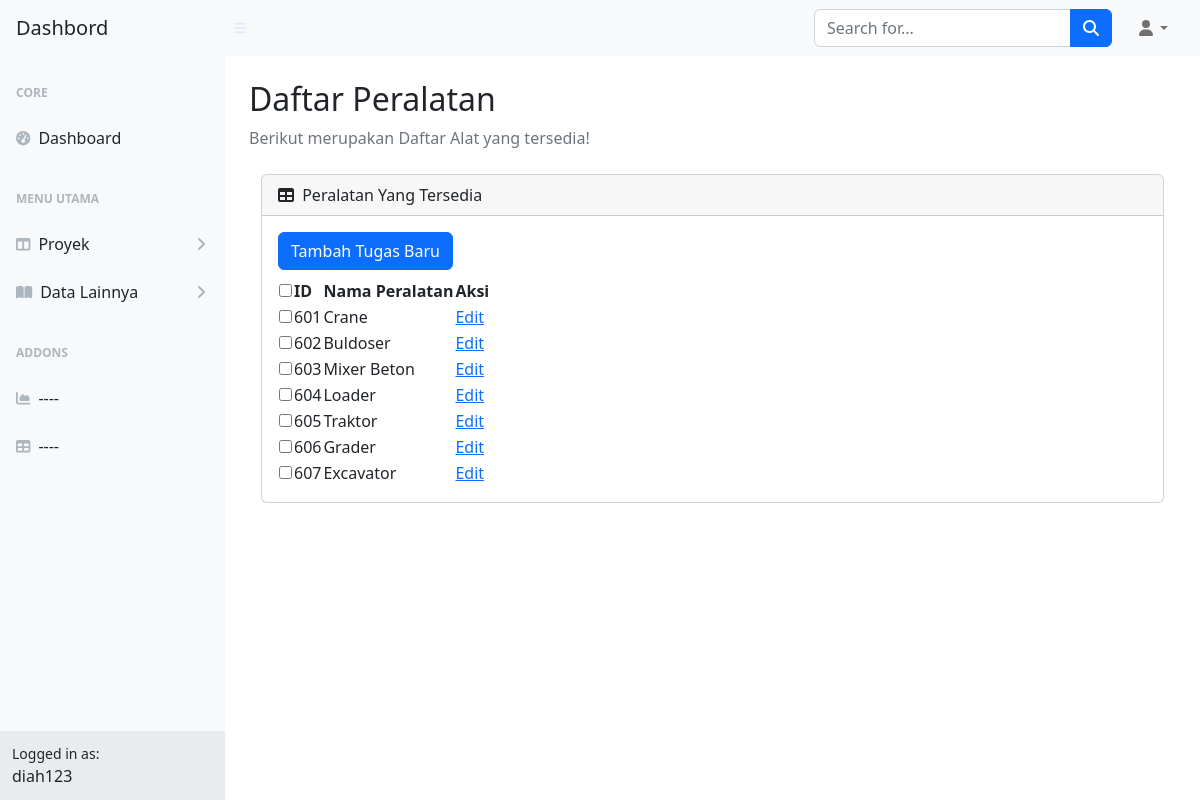
Page /Peralatan.php (signed in) on the committed database.
### tables this page shows
CREATE TABLE IF NOT EXISTS `peralatan` (
  `id_alat` int NOT NULL AUTO_INCREMENT,
  `nama_alat` varchar(50) DEFAULT NULL,
  PRIMARY KEY (`id_alat`)
);

### Peralatan.php (the view, shortened to what this page needs)
<?php
include 'koneksi.php';
$username = $_SESSION['username'];
?>
<!DOCTYPE html>
<head>
    <link
      href="https://cdn.jsdelivr.net/npm/simple-datatables@7.1.2/dist/style.min.css"
      rel="stylesheet"
    />
    <link href="css/styles.css" rel="stylesheet" />
  </head>
  <body class="sb-nav-fixed">
    <nav class="sb-topnav navbar navbar-expand navbar-light bg-light">
      <a class="navbar-brand ps-3 text-dark" href="Dashboard.html">Dashbord</a>
      <button
        class="btn btn-link btn-sm order-1 order-lg-0 me-4 me-lg-0"
        id="sidebarToggle"
        href="#!"
      >
        <i class="fas fa-bars"></i>
      </button>
      <form
        class="d-none d-md-inline-block form-inline ms-auto me-0 me-md-3 my-2 my-md-0"
      >
        <div class="input-group">
          <input
            class="form-control"
            type="text"
            placeholder="Search for..."
            aria-label="Search for..."
            aria-describedby="btnNavbarSearch"
          />
          <button class="btn btn-primary" id="btnNavbarSearch" type="button">
            <i class="fas fa-search"></i>
          </button>
        </div>
      </form>
      <ul class="navbar-nav ms-auto ms-md-0 me-3 me-lg-4">
        <li class="nav-item dropdown">
          <a
            class="nav-link dropdown-toggle"
            id="navbarDropdown"
            href="#"
            role="button"
            data-bs-toggle="dropdown"
            aria-expanded="false"
            ><i class="fas fa-user fa-fw"></i
          ></a>
        </li>
      </ul>
    </nav>
    <div id="layoutSidenav">
      <div id="layoutSidenav_nav">
        <nav class="sb-sidenav accordion sb-sidenav-light" id="sidenavAccordion">
          <div class="sb-sidenav-menu">
            <div class="nav">
              <div class="sb-sidenav-menu-heading">Core</div>
              <a class="nav-link" href="Dashboard.html">
                <div class="sb-nav-link-icon">
                  <i class="fas fa-tachometer-alt"></i>
                </div>
                Dashboard
              </a>
              <div class="sb-sidenav-menu-heading">Menu Utama</div>
              <a
                class="nav-link collapsed"
                href="#"
                data-bs-toggle="collapse"
                data-bs-target="#collapseLayouts"
                aria-expanded="false"
                aria-controls="collapseLayouts"
              >
                <div class="sb-nav-link-icon">
                  <i class="fas fa-columns"></i>
                </div>
                Proyek
                <div class="sb-sidenav-collapse-arrow">
                  <i class="fas fa-angle-down"></i>
                </div>
              </a>
              <a
                class="nav-link collapsed"
                href="#"
                data-bs-toggle="collapse"
                data-bs-target="#collapsePages"
                aria-expanded="false"
                aria-controls="collapsePages"
              >
                <div class="sb-nav-link-icon">
                  <i class="fas fa-book-open"></i>
                </div>
                Data Lainnya
                <div class="sb-sidenav-collapse-arrow">
                  <i class="fas fa-angle-down"></i>
                </div>
              </a>
              <div class="sb-sidenav-menu-heading">Addons</div>
              <a class="nav-link" href="charts.html">
                <div class="sb-nav-link-icon">
                  <i class="fas fa-chart-area"></i>
                </div>
                ----
              </a>
              <a class="nav-link" href="tables.html">
                <div class="sb-nav-link-icon"><i class="fas fa-table"></i></div>
                ----
              </a>
            </div>
          </div>
          <div class="sb-sidenav-footer">
    <div class="small">Logged in as:</div>
    <?= $username ?>
  </div>
        </nav>
      </div>
      <div id="layoutSidenav_content">
        <main>
          <div class="container-fluid px-4">
          <h2 class="mt-4">Daftar Peralatan</h2>
            <ol class="breadcrumb mb-4">
              <li class="breadcrumb-item active">Berikut merupakan Daftar Alat yang tersedia!</li>
            </ol>
              <div class="container">
    <div class="card mb-4">
      <div class="card-header">
        <i class="fas fa-table me-1"></i>
        Peralatan Yang Tersedia
      </div>
      <div class="card-body">
  <form id="form-multidelete" action="Peralatan.php" method="post">
    <button type="button" class="btn btn-primary mb-2" data-bs-toggle="modal" data-bs-target="#createTaskModal">Tambah Tugas Baru</button>
    <table id="datatablesSimple">
      <thead>
        <tr>
          <th><input type="checkbox" id="checkAll"></th>
          <th>ID</th>
          <th>Nama Peralatan</th>
          <th>Aksi</th>
        </tr>
      </thead>
      <tbody>
        <?php
        $query = "SELECT * FROM peralatan";
        $result = mysqli_query($koneksi, $query);
        while ($data = mysqli_fetch_array($result)) {
          $id_alat = $data['id_alat'];
          $namaAlat = $data['nama_alat'];
        ?>
        <tr>
          <td><input type="checkbox" name="id_alat[]" value="<?= $id_alat ?>" class="checkItem"></td>
          <td><?= $id_alat ?></td>
          <td><?= $namaAlat ?></td>
          <td>
            <a href="#" class="editTaskBtn" data-id="<?= $id_alat ?>" data-nama="<?= $namaAlat ?>">Edit</a>
          </td>
        </tr>
        <?php } ?>
      </tbody>
    </table>
  </form>
</div>
      </main>
    </div>
    </div>
  </body>
</html>

### rows in the picture
peralatan: id_alat "601", nama_alat "Crane"
peralatan: id_alat "602", nama_alat "Buldoser"
peralatan: id_alat "603", nama_alat "Mixer Beton"
peralatan: id_alat "604", nama_alat "Loader"
peralatan: id_alat "605", nama_alat "Traktor"
peralatan: id_alat "606", nama_alat "Grader"
peralatan: id_alat "607", nama_alat "Excavator"

### other values in the picture
$username "diah123"
